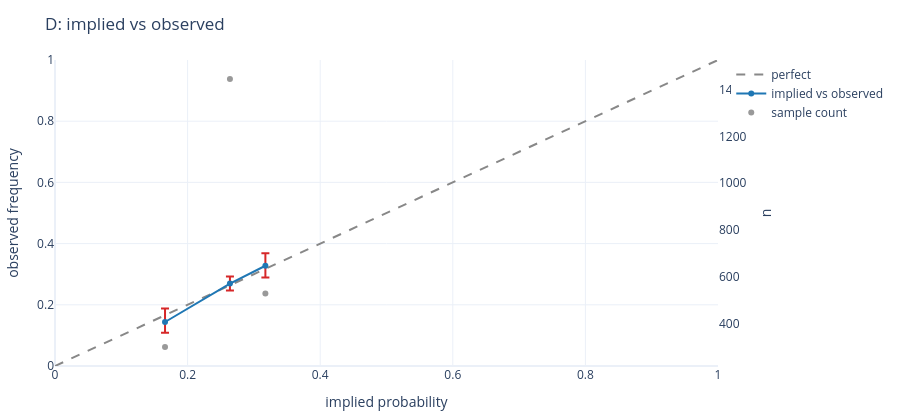

The cell this chart's notebook holds for it:
### Code cell
fig = plt.calibration_curve(C.probability_buckets(primary, "D"), title="D: implied vs observed")
fig.show()

### Figure 1 — Plotly figure (JSON) as saved in the notebook; plotly's stock layout.template omitted (floating-point values rounded to 4 significant figures)
{"data": [{"line": {"color": "#888", "dash": "dash"}, "mode": "lines", "name": "perfect", "type": "scatter", "x": [0, 1], "y": [0, 1]}, {"error_y": {"array": [0.0443, 0.02346, 0.04115], "arrayminus": [0.03526, 0.02224, 0.03866], "color": "#d62728", "type": "data", "visible": true}, "marker": {"color": "#1f77b4"}, "mode": "markers+lines", "name": "implied vs observed", "type": "scatter", "x": [0.166, 0.2639, 0.3173], "y": [0.1438, 0.2692, 0.3277]}, {"marker": {"color": "#999", "size": 6}, "mode": "markers", "name": "sample count", "type": "scatter", "x": [0.166, 0.2639, 0.3173], "y": [299, 1445, 528], "yaxis": "y2"}], "layout": {"height": 420, "margin": {"b": 40, "l": 50, "r": 60, "t": 60}, "title": {"text": "D: implied vs observed"}, "xaxis": {"title": {"text": "implied probability"}}, "yaxis": {"range": [0, 1], "title": {"text": "observed frequency"}}, "yaxis2": {"overlaying": "y", "showgrid": false, "side": "right", "title": {"text": "n"}}}}
